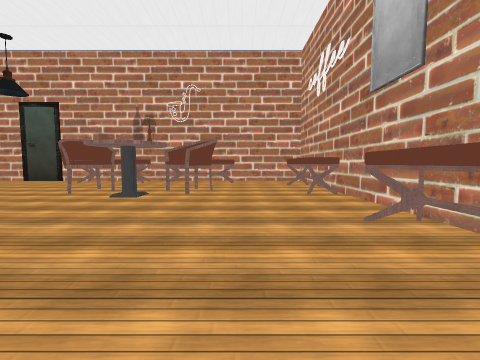
View 1 (above)

23 first-person views from a walk through a scene from a Unity 3-D project. The camera is 1.4 m above the floor, tilts 4° down and sees 90° across. The floor is counted in squares, 2 m on a side. Each view is taken from the middle of a square. On the plan, view 1 faces up. The plan holds only what a view shows up to about 9 squares ahead; the rest is blank. Some surface patterns are stand-ins.

View 2
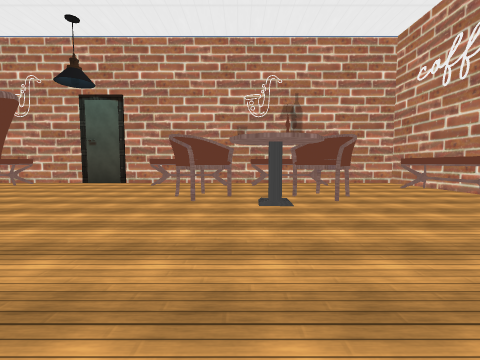

View 3
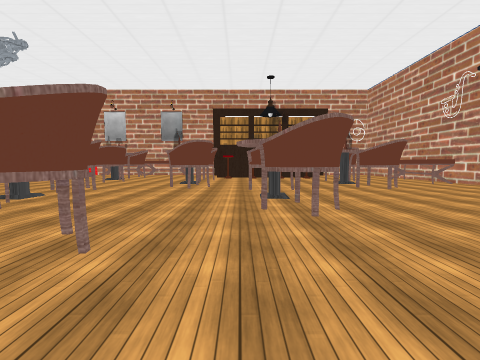

View 4
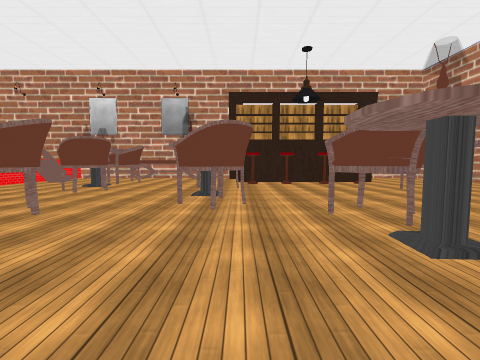

View 5
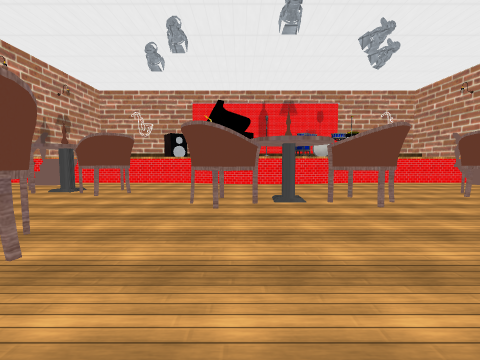

View 6
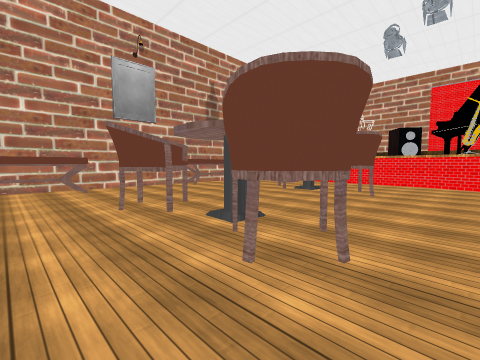

View 7
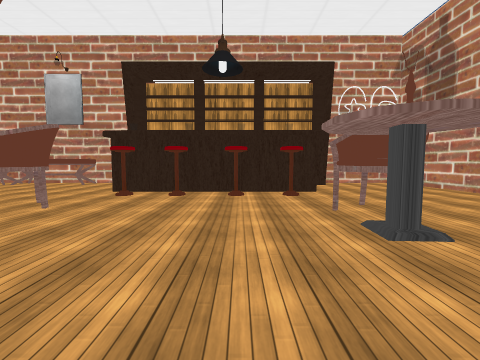

View 8
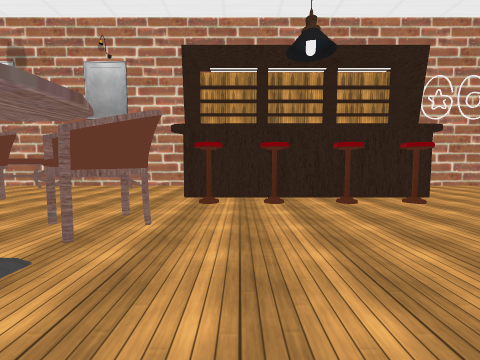

View 9
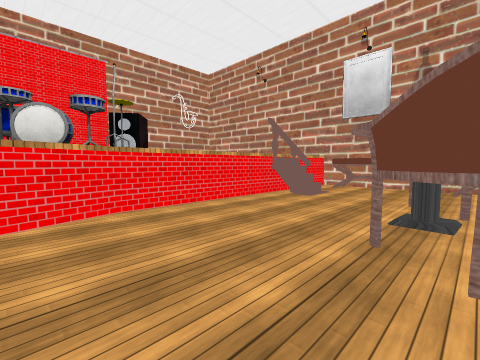

View 10
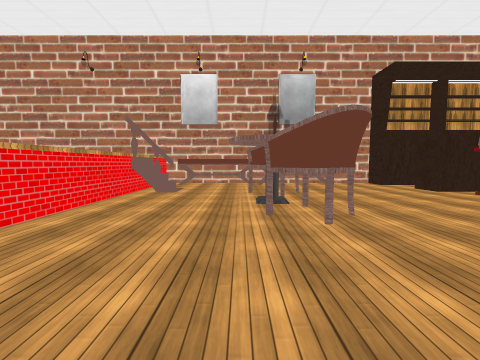

View 11
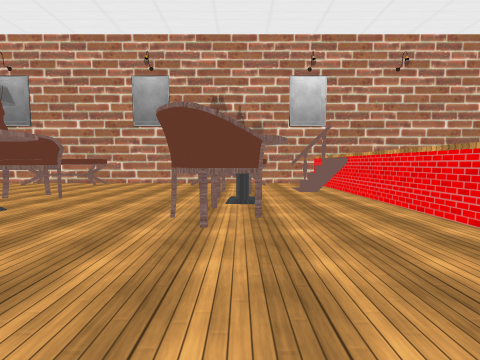

View 12
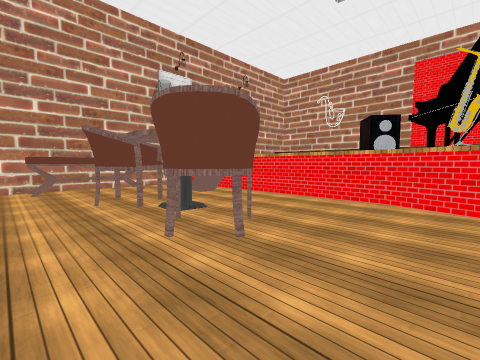

View 13
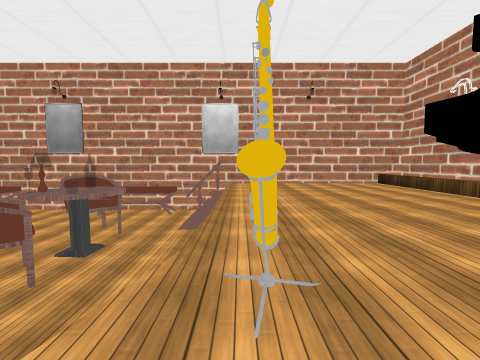

View 14
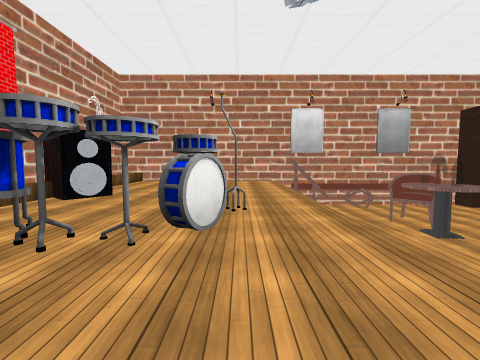

View 15
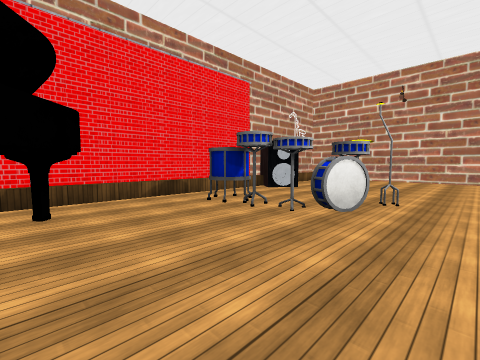

View 16
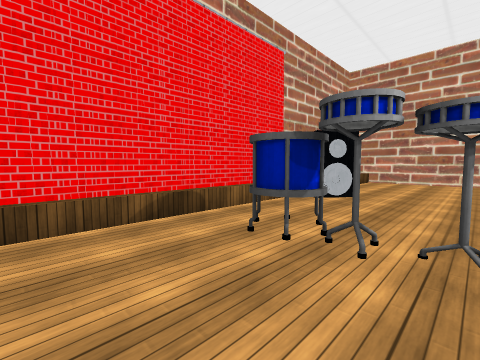

View 17
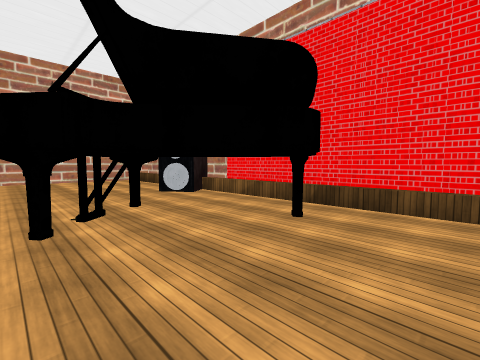

View 18
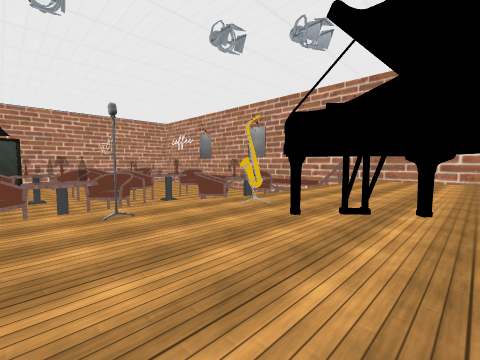

View 19
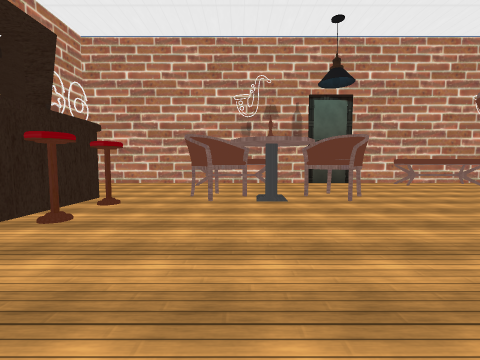

View 20
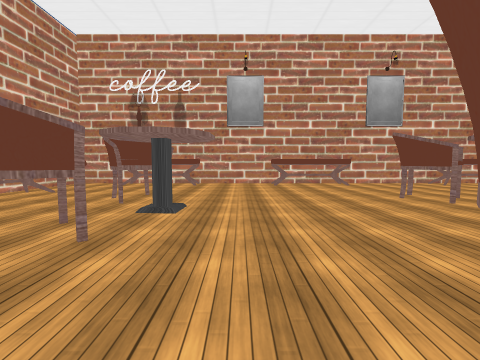

View 21
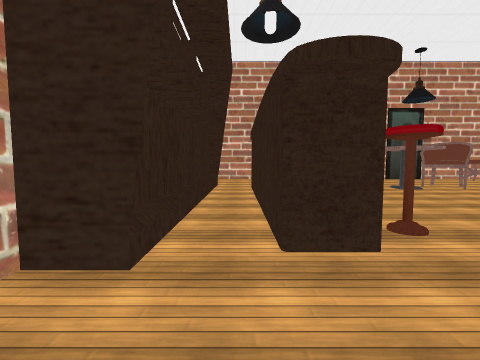

View 22
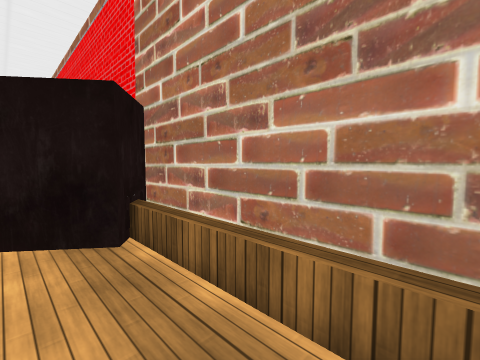

View 23
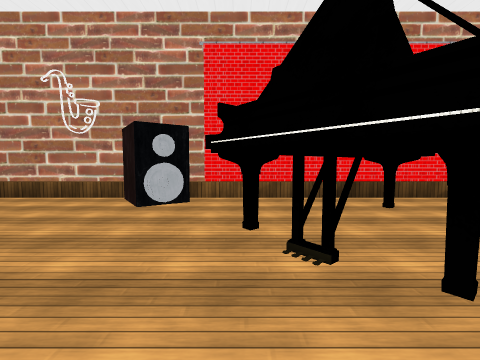

### Floor plan
Key: @ floor where view 1 was taken; # wall or solid block; . main floor; : floor 1.75 m higher than the main floor; / step, stairs or slope; ^ raised ledge; C chair; O other object.
Columns run from 17 left of view 1 to 3 right of it. Each row starts with its distance up from view 1.
 10 #####################
  9 #....OOO....OO.OO...#
  8 #...................#
  7 #..................O#
  6 ##...CCOC....C.CC..O#
  5  #.#O..........O....#
  4  #.#O...............#
  3  #.#O....COC.......O#
  2  #.#...............O#
  1 ##.#OC..C..........O#
  0 #....CCOC....CCCC@..#
 -1 #O..................#
 -2 #O.......C.C........#
 -3 #O.CCCC..COC..C.C..O
 -4 #O............COCC.O
 -5 #O..................#
 -6 #O.O....//.#/..../O.#
 -7 #:::::::::#:O:::::::#
 -8 #::::::O::::O:::::::#
 -9 #:::::OOO:::OO::::::#
-10 #:::::::O::OO:::::::#
-11 #::::#::O::O::#:::::#
-12 #^^^#O^^^^^^^^#O^^^^
-13  ######       ######

Positions as (right, up) in squares from view 1, and headings:
1: (0, 0), facing up
2: (-3, 1), facing up
3: (-2, 2), facing left
4: (-5, 1), facing left
5: (-6, 2), facing down
6: (-5, 2), facing down-right
7: (-8, 4), facing left
8: (-9, 2), facing left
9: (-9, -3), facing down-left
10: (-8, -4), facing left
11: (-6, -4), facing right
12: (-5, -2), facing down-right
13: (-6, -7), facing right
14: (-7, -8), facing left
15: (-6, -7), facing down-left
16: (-7, -9), facing down-left
17: (-8, -8), facing down-right
18: (-8, -10), facing up-right
19: (-11, 1), facing up
20: (-6, 4), facing right
21: (-15, -1), facing up
22: (-15, -11), facing down-right
23: (-4, -7), facing down
